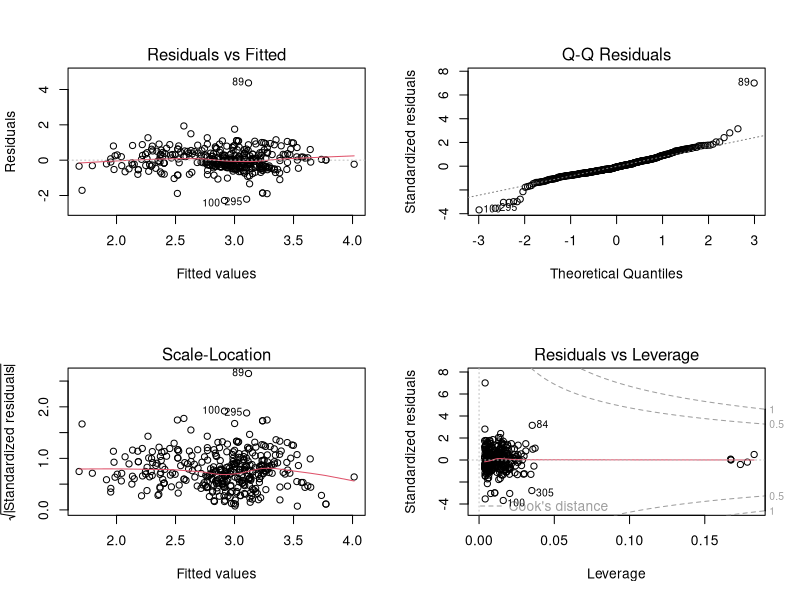
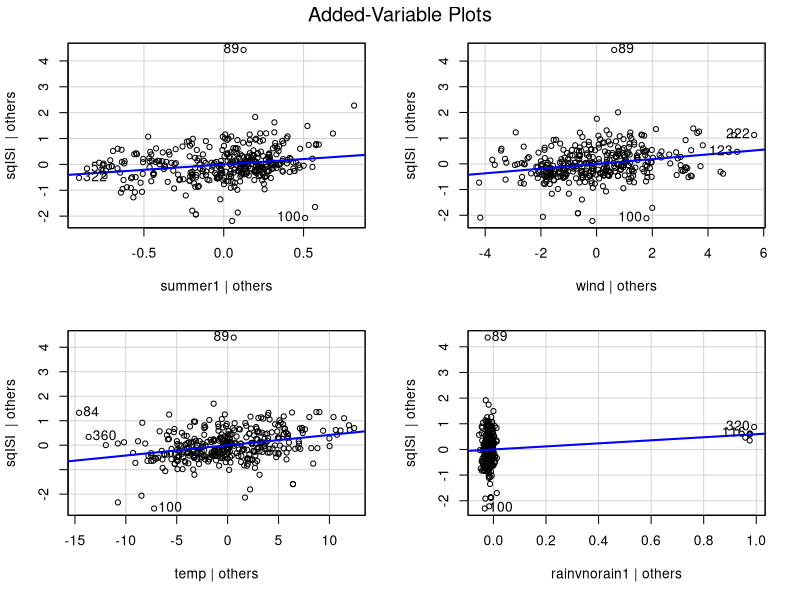
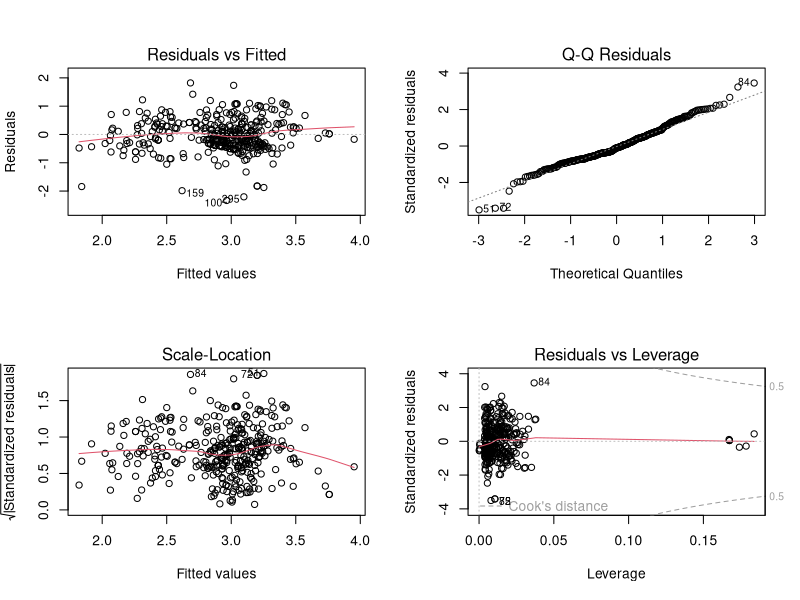
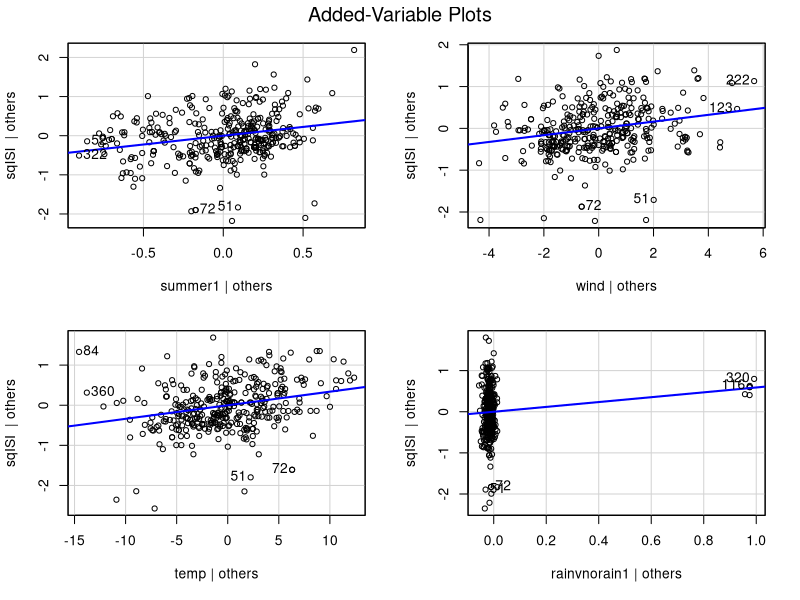
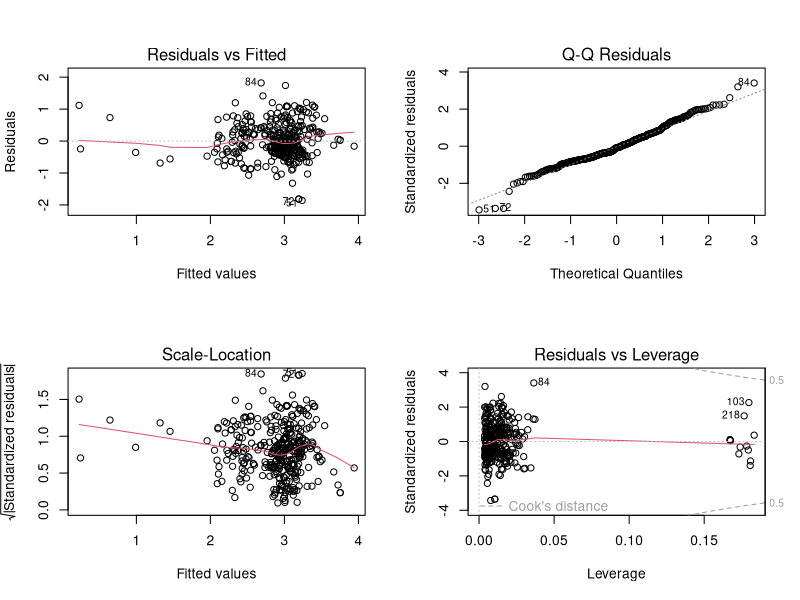
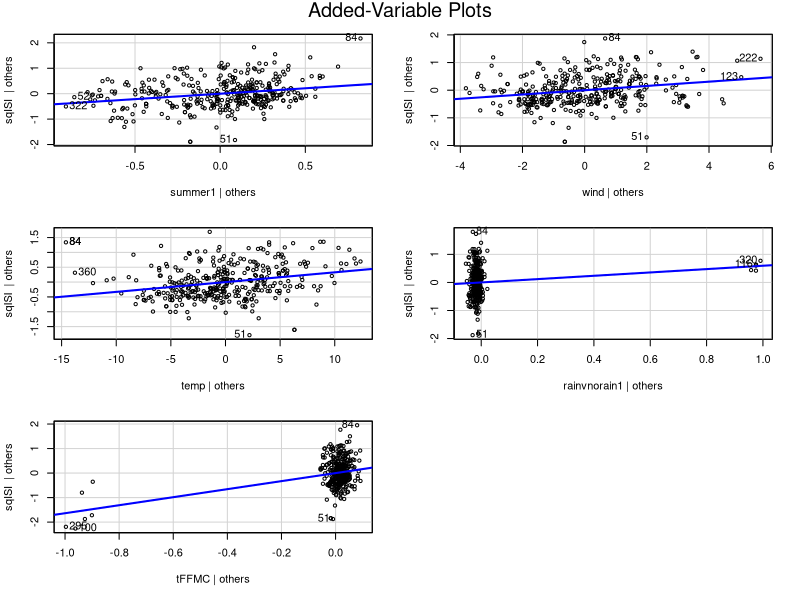

Generate these figures, in order, with R:
#--------------------------------------------
#
#     Models we're considering 
#
#--------------------------------------------


#Read in data
setwd("~/Desktop/github/LM_Project/data")
train = data.frame(read.csv("train.csv"))

#transform ISI 
train$sqISI = sqrt(train$ISI)

#weights for FFMC 
train$tFFMC = ifelse(train$FFMC<80, 0, 1)

#cast as factors 
train$wkd = as.factor(train$wkd)
train$summer = as.factor(train$summer)
train$rainvnorain = as.factor(train$rainvnorain)
train$grid_group = as.factor(train$grid_group)

#No FFMC model
m1 = lm(sqISI ~ summer + wind + temp + rainvnorain 
        #,data = train[-89,])
       ,data = train)
par(mfrow = c(2,2));plot(m1)
car::avPlots(m1)
summary(m1)

#Weighted FFMC model
library(dplyr)
train = data.frame(train %>% group_by(tFFMC) %>% mutate(weight = n()))
m2 = lm(sqISI ~ summer + wind + temp + rainvnorain
        ,weights = weight
        ,data = train[-89,])
        #,data = train)
par(mfrow = c(2,2));plot(m2)
car::avPlots(m2)
summary(m2)

#tFFMC as covariate model
m3 = lm(sqISI ~ summer + wind + temp + rainvnorain + tFFMC
        ,data = train[-89,])
        #,data = train)
par(mfrow = c(2,2));plot(m3)
car::avPlots(m3)
summary(m3)






